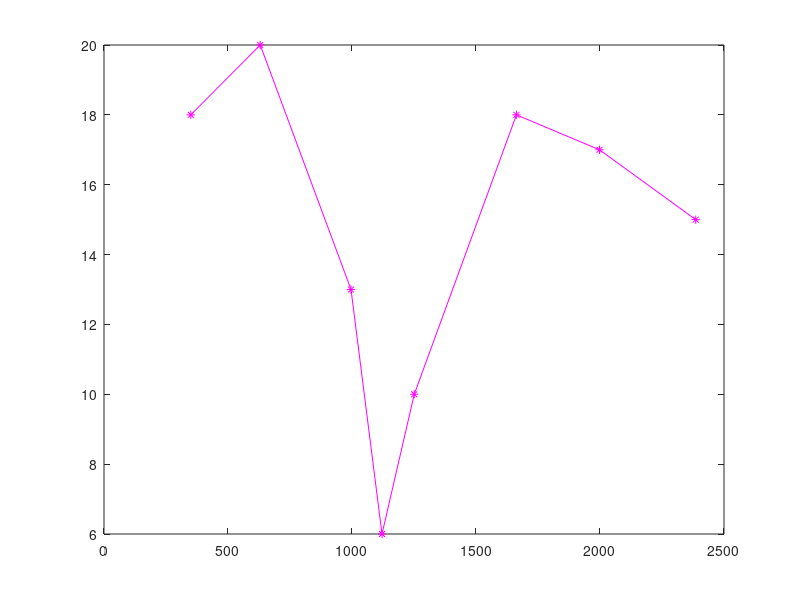
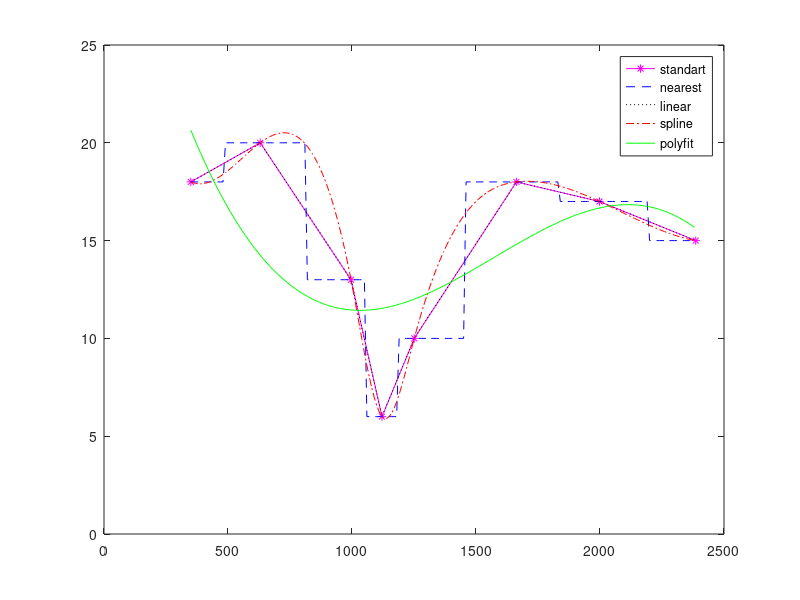
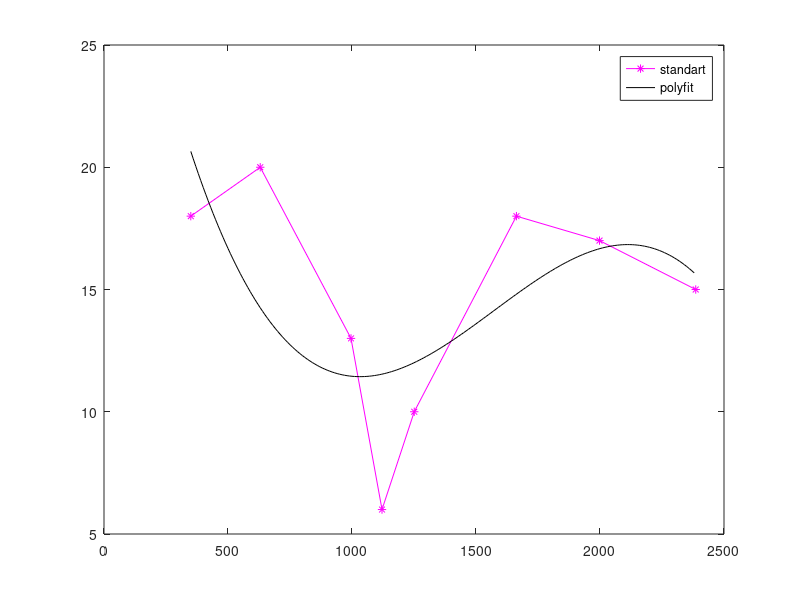

Source code (MATLAB) for these figures, in order:
% <pz> ЛР-07 Апроксимація 
% </pz>
% <inputdata> 
%X  = 350   630   996  1121  1251  1663  1998  2386
%Y  = 18  20  13   6  10  18  17  15
%для Інтерполяції XW  = 1803   583  1045  1570  1441  1058
%для Апроксимації XW2 = 1207   937  1463   856  1217  1058
%Порядок апроксимуючого поліному  d = 3
%</inputdata> 
% <answer>
%YW4 =11.9176   11.5708   11.4445   11.8123   11.8539   13.3253
%sYW4 =71.9244
%<answer>
clear;
%initial data
X= [350   630   996  1121  1251  1663  1998  2386];
Y= [18  20  13   6  10  18  17  15];
XW= [583  1045 1058 1441 1570 1803];
XW2=[856 937 1058 1207 1217 1463];

%Initial all values
d=3;
AA=zeros(d+1,d+1);
BB=zeros(d+1,1);
YW4=zeros(size(XW2));
XW100 = X(1):10:X(length(X));
YW5=zeros(size(XW100));
%function for coefficient
for iy=0:d     
    for ix=0:d  
        AA(iy+1, ix+1) = sum( X.^ix.*X.^(iy) ); %LHS
    end
    BB(iy+1, 1) = sum( Y.*X.^iy ); %RHS
end
%Massive of coefficients
aA=(AA^(-1))*BB; 

%Work points
for i=0:d
    YW4=YW4+aA(i+1)*XW2.^i;
    YW5=YW5+aA(i+1)*XW100.^i;
end
%output of YW4
YW4 
%Sum of YW1 from different types of interpolation
sYW1=sum(interp1(X, Y, XW, 'nearest'));
sYW2=sum(interp1(X, Y, XW, 'linear'));
sYW3=sum(interp1(X, Y, XW, 'spline'));
%output of sYW4
sYW4=sum(YW4)
%Y using different types of interpolation for our graphic
y_nearest=interp1(X,Y,XW100, 'nearest');
y_linear=interp1(X,Y,XW100, 'linear');
y_spline=interp1(X,Y,XW100, 'spline');
%Plotting
figure
plot(X,Y, 'm-*');
figure
plot(X,Y, 'm-*');
hold on
plot(XW100, y_nearest,  'b--');
hold on
plot(XW100, y_linear,  'k:');
hold on
plot(XW100, y_spline,  'r-.');
hold on
plot(XW100, YW5, "g-")
legend('standart','nearest','linear','spline', 'polyfit');
figure
plot(X,Y, 'm-*');
hold on
plot(XW100, YW5, "k-")
legend('standart', 'polyfit');